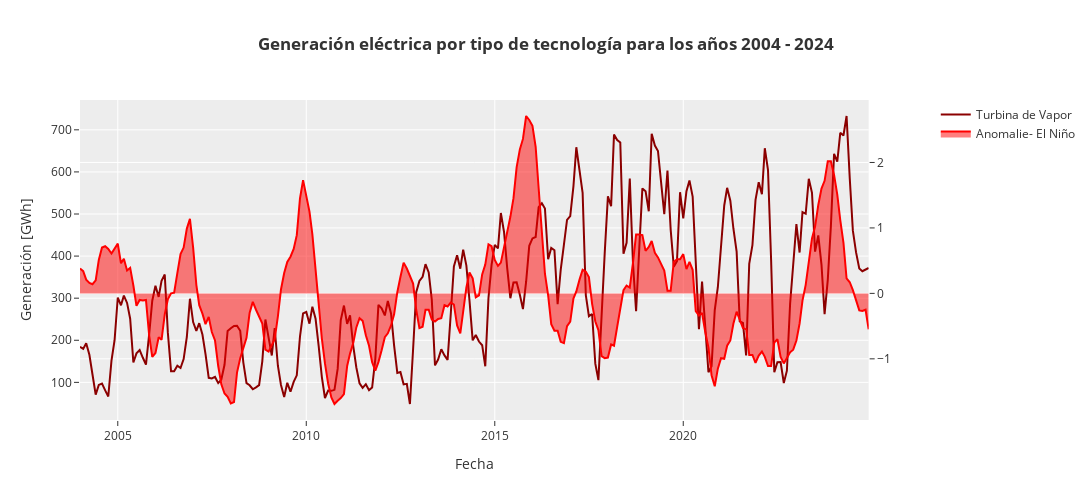

This figure's notebook cell:
### Code cell
# Un gráfico más simple con la variable climática ENSO y una tecnología de generación Turbina de Vapor
tech_filter = ['Turbina de Vapor']

ts_filter = df_energy[df_energy['Tipo de generación'].isin(tech_filter)]
# Agregar una linea sobre el y para visualizar la variable climática ENSO
fig = make_subplots(specs=[[{"secondary_y": True}]])

fig.add_trace(go.Scatter(x=ts_filter.index, y=ts_filter['Generación [GWh]'], name=str(tech_filter[0]), marker=dict(color='darkred')), secondary_y=False)
fig.add_trace(go.Scatter(x=ts_filter.index, y=ts_filter['Anom'], name='Anomalie- El Niño', marker=dict(color='red', opacity=0.1), fill='tozeroy'), secondary_y=True)

fig.update_layout(
    template="ggplot2",
    title=f"<b>Generación eléctrica por tipo de tecnología para los años {min(ts_filter.index.year)} - {max(ts_filter.index.year)}</b>",
    xaxis_title="Fecha",
    yaxis_title="Generación [GWh]",
    width=1200, height=500)
# pio.write_image(fig,save_images/'Hidro_nino_new.png', scale=5, width=1200, height=800)
fig.show()

### Figure 1 — Plotly figure (JSON) as saved in the notebook; plotly's stock layout.template omitted (floating-point values rounded to 4 significant figures; data arrays with more than 128 entries replaced by an {"elided": "..."} marker saying what was removed)
{"data": [{"marker": {"color": "darkred"}, "name": "Turbina de Vapor", "x": {"elided": "252 str values"}, "y": {"elided": "252 float values"}, "type": "scatter", "xaxis": "x", "yaxis": "y"}, {"fill": "tozeroy", "marker": {"color": "red", "opacity": 0.1}, "name": "Anomalie- El Niño", "x": {"elided": "252 str values"}, "y": {"elided": "252 float values"}, "type": "scatter", "xaxis": "x", "yaxis": "y2"}], "layout": {"xaxis": {"anchor": "y", "domain": [0.0, 0.94], "title": {"text": "Fecha"}}, "yaxis": {"anchor": "x", "domain": [0.0, 1.0], "title": {"text": "Generación [GWh]"}}, "yaxis2": {"anchor": "x", "overlaying": "y", "side": "right"}, "title": {"text": "<b>Generación eléctrica por tipo de tecnología para los años 2004 - 2024</b>"}, "width": 1200, "height": 500}}
